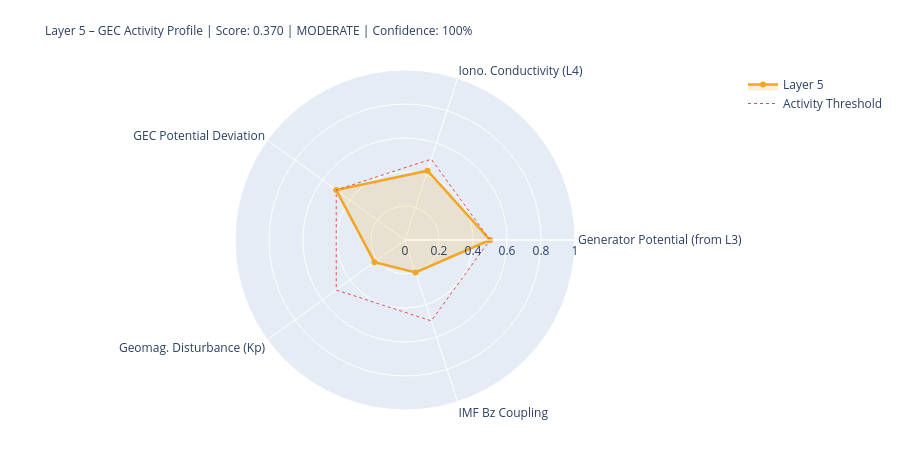

The notebook cell this image was saved under:
### Markdown cell above
---
## 5. State Assessment & Handoff to Layer 6

### Code cell
# ============================================================
# LAYER-5-SCORE
# ============================================================

# Components
# 1) Generator activity (Layer-3-driven)
gen_score = norm(generator_strength, 0.3, 2.0)
gen_src   = 'from_layer3' if l3_thunder_score is not None else 'estimated'

# 2) Ionospheric conductivity (Layer-4-driven)
iono_score = norm(iono_cond_factor, 0.7, 1.4)
iono_src   = 'from_layer4' if l4_ioniz is not None else 'estimated'

# 3) GEC potential deviation from reference
pot_score = norm(abs(delta_V_pct), 0, 30)  # 0 = at reference, 1 = 30% deviation
pot_src   = 'derived'

# 4) Geomagnetic disturbance (Kp) – modulates vertical currents
kp_score = norm(kp_val, 0, 9)
kp_src   = 'primary' if kp_now is not None else 'from_layer4'

# 5) IMF Bz coupling (southward = stronger M-I coupling → GEC influence)
bz_score = norm(-(bz_now or 0), -5, 30) if bz_now is not None else None
bz_src   = 'primary' if bz_now is not None else 'missing'

COMPONENTS = {
    'Generator Potential (from L3)':  {'score': gen_score,   'source': 'derived_from_layer3', 'dynamic': True},
    'Iono. Conductivity (L4)':      {'score': iono_score,  'source': iono_src, 'dynamic': True},
    'GEC Potential Deviation':      {'score': pot_score,   'source': pot_src,  'dynamic': True},
    'Geomag. Disturbance (Kp)':         {'score': kp_score,    'source': kp_src,   'dynamic': True},
    'IMF Bz Coupling':               {'score': bz_score,    'source': bz_src,   'dynamic': True},
}

available   = {k: v['score'] for k, v in COMPONENTS.items() if v['score'] is not None}
unavailable = [k for k, v in COMPONENTS.items() if v['score'] is None]
layer5_score = round(sum(available.values()) / len(available), 4) if available else None
confidence   = round(len(available) / len(COMPONENTS), 2)
level = ('unknown' if layer5_score is None
         else 'quiet'   if layer5_score < 0.3
         else 'moderate' if layer5_score < 0.6
         else 'active')
dominant_l5 = max(available, key=available.get) if available else 'none'

# Kp consistency: separate 1-min raw value from score value
kp_1m_raw   = kp_now          # directly from API (can be 0.0 during live measurement)
kp_for_score = kp_val          # from Layer-0 context or estimated value if needed
kp_score_src = kp_src

W = 68
print('=' * W)
print('LAYER 5 – GLOBAL ELECTRIC CIRCUIT – STATE ASSESSMENT')
print('=' * W)
for name, comp in COMPONENTS.items():
    s = comp['score']
    if s is not None:
        bar = '█' * int(s*20) + '░' * (20-int(s*20))
        print(f'  {name:<34} {bar}  {s:.3f}  [{comp["source"]}]')
    else:
        print(f'  {name:<34} {"─"*20}  n/a   [missing]')
print('-' * W)
print(f'  Score:         {layer5_score:.3f}  ({len(available)}/{len(COMPONENTS)} components)')
print(f'  Confidence:    {confidence:.0%}')
print(f'  Level:         {level.upper()}')
print(f'  Dominant:      {dominant_l5}')
print(f'  V_iono:        {V_iono_mod:.1f} kV  (Δ {delta_V_pct:+.1f}% vs. Ref)')
print(f'  I_total:       {I_total_mod:.1f} A   (Δ {delta_I_pct:+.1f}% vs. Ref)')
print('=' * W)

# Radar
cats   = list(available.keys())
vals_r = list(available.values())
if len(cats) >= 3:
    fig = go.Figure()
    fig.add_trace(go.Scatterpolar(
        r=vals_r + [vals_r[0]], theta=cats + [cats[0]],
        fill='toself', fillcolor='rgba(242,166,35,0.18)',
        line=dict(color='#F2A623', width=2.5), name='Layer 5'
    ))
    fig.add_trace(go.Scatterpolar(
        r=[0.5]*(len(cats)+1), theta=cats+[cats[0]],
        line=dict(color='#E24B4A', dash='dot', width=1),
        mode='lines', name='Activity Threshold'
    ))
    fig.update_layout(
        title=dict(
            text=f'Layer 5 – GEC Activity Profile | Score: {layer5_score:.3f} | {level.upper()} | Confidence: {confidence:.0%}',
            font=dict(size=12)
        ),
        polar=dict(radialaxis=dict(visible=True, range=[0,1])),
        height=450, showlegend=True,
        margin=dict(l=80, r=80, t=70, b=40)
    )
    fig.show()

### Figure 1 — Plotly figure (JSON) as saved in the notebook; plotly's stock layout.template omitted (floating-point values rounded to 4 significant figures)
{"data": [{"fill": "toself", "fillcolor": "rgba(242,166,35,0.18)", "line": {"color": "#F2A623", "width": 2.5}, "name": "Layer 5", "r": [0.5, 0.4287, 0.5, 0.2222, 0.2011, 0.5], "theta": ["Generator Potential (from L3)", "Iono. Conductivity (L4)", "GEC Potential Deviation", "Geomag. Disturbance (Kp)", "IMF Bz Coupling", "Generator Potential (from L3)"], "type": "scatterpolar"}, {"line": {"color": "#E24B4A", "dash": "dot", "width": 1}, "mode": "lines", "name": "Activity Threshold", "r": [0.5, 0.5, 0.5, 0.5, 0.5, 0.5], "theta": ["Generator Potential (from L3)", "Iono. Conductivity (L4)", "GEC Potential Deviation", "Geomag. Disturbance (Kp)", "IMF Bz Coupling", "Generator Potential (from L3)"], "type": "scatterpolar"}], "layout": {"height": 450, "margin": {"b": 40, "l": 80, "r": 80, "t": 70}, "polar": {"radialaxis": {"range": [0, 1], "visible": true}}, "showlegend": true, "title": {"font": {"size": 12}, "text": "Layer 5 – GEC Activity Profile | Score: 0.370 | MODERATE | Confidence: 100%"}}}
